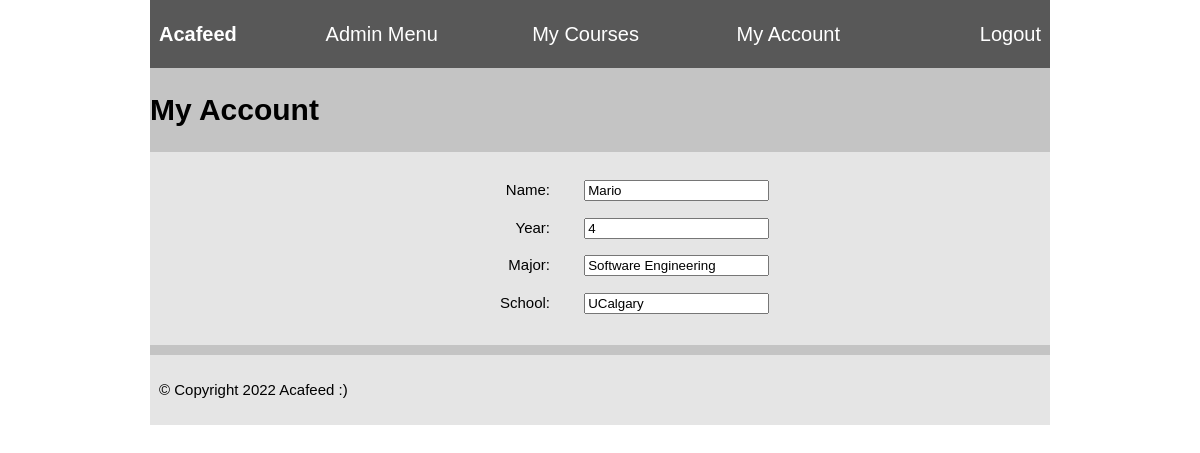
Screenshot of /userprofile/ (signed in) with the database file from the repository.
### users/models.py (models this page shows, shortened)
class User(models.Model):
    name = models.CharField(max_length=32)
    email = models.CharField(max_length=100, unique=True)
    year = models.IntegerField()
    userName = models.CharField(max_length=32, unique=True)
    password = models.CharField(max_length=16)
    major = models.CharField(max_length=32)
    school = models.CharField(max_length=255)
    date_joined = models.DateTimeField(default=timezone.now)
    courses = models.ManyToManyField(Course, blank=True)
    blocked = models.BooleanField(default=False)
    isAdmin = models.BooleanField(default=False)

### users/views.py (the view)
# urls.py: path('userprofile/', views.users_userprofile, name="userprofile"),
def users_userprofile(request):
    if 'user_id' in request.session:
        user = get_user(request)
        form = EditProfileForm(initial={'name': User.objects.get(id=request.session['user_id']).name,
                                        'year': User.objects.get(id=request.session['user_id']).year,
                                        'major': User.objects.get(id=request.session['user_id']).major,
                                        'school': User.objects.get(id=request.session['user_id']).school})
        if request.method == 'POST':
            form = EditProfileForm(request.POST)
            form.save(commit=False)
            return redirect('users:userprofile')
        return render(request, 'users/user-profile.html', {'form': form, 'user': user})
    else:
        return redirect('users:login')

### users/forms.py
class EditProfileForm(forms.ModelForm):
    class Meta:
        model = models.User
        fields = ['name', 'year', 'major', 'school']
        widgets = {
            'password': forms.PasswordInput(),
        }

### users/views.py (called while the page is built)
def get_user(request):
    if 'user_id' in request.session:
        return User.objects.get(id=request.session['user_id'])

### users/templates/users/user-profile.html (shortened to what this page needs)
{% extends 'base_layout.html' %}
{% block content %}
  {% include 'navbar.html' %}
  <h2>My Account</h2>
  <main>
    <article>
      <fieldset>
        <form action="{% url 'users:userprofile' %}" method="post">
          {{ form.as_p }}
      </form>
      </fieldset>
    </article>
  </main>
  </body>
{% endblock %}

### static/style.css (style rules this page uses)
html, body { margin: 0; padding: 0; }
html { font-size: 10px; background-color: #ffffff; }
body { width: 75%; margin: 0 auto; }
h1, h2, h3 { font-family: Arial; color: #000000; }
p, li { font-family: Arial; color: #000000; font-size: 1.5rem; line-height: 1.5; }
h2 { font-size: 3rem; text-align: left; }
nav, article, aside, footer { background-color: #e5e5e5; padding: 1%; }
article { flex: 4; }
main { display: flex; }
label { display:inline-block; width:200px; margin-right:30px; text-align:right; }
fieldset { border:none; width:500px; margin:0px auto; }

### rows the page displays
User: name "Mario", year "4", major "Software Engineering", school "UCalgary"
